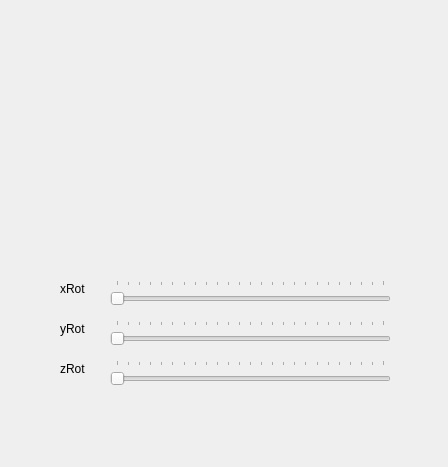
<?xml version="1.0" encoding="UTF-8"?>
<ui version="4.0">
 <class>Analyze3D</class>
 <widget class="QWidget" name="Analyze3D">
  <property name="geometry">
   <rect>
    <x>0</x>
    <y>0</y>
    <width>448</width>
    <height>467</height>
   </rect>
  </property>
  <property name="windowTitle">
   <string>Form</string>
  </property>
  <widget class="MyGLWidget" name="myGLWidget" native="true">
   <property name="geometry">
    <rect>
     <x>59</x>
     <y>60</y>
     <width>301</width>
     <height>191</height>
    </rect>
   </property>
  </widget>
  <widget class="QSlider" name="xRotSlider">
   <property name="geometry">
    <rect>
     <x>110</x>
     <y>280</y>
     <width>281</width>
     <height>29</height>
    </rect>
   </property>
   <property name="maximum">
    <number>360</number>
   </property>
   <property name="singleStep">
    <number>16</number>
   </property>
   <property name="pageStep">
    <number>15</number>
   </property>
   <property name="orientation">
    <enum>Qt::Horizontal</enum>
   </property>
   <property name="tickPosition">
    <enum>QSlider::TicksAbove</enum>
   </property>
   <property name="tickInterval">
    <number>15</number>
   </property>
  </widget>
  <widget class="QSlider" name="yRotSlider">
   <property name="geometry">
    <rect>
     <x>110</x>
     <y>320</y>
     <width>281</width>
     <height>29</height>
    </rect>
   </property>
   <property name="maximum">
    <number>360</number>
   </property>
   <property name="singleStep">
    <number>16</number>
   </property>
   <property name="pageStep">
    <number>15</number>
   </property>
   <property name="orientation">
    <enum>Qt::Horizontal</enum>
   </property>
   <property name="tickPosition">
    <enum>QSlider::TicksAbove</enum>
   </property>
   <property name="tickInterval">
    <number>15</number>
   </property>
  </widget>
  <widget class="QSlider" name="zRotSlider">
   <property name="geometry">
    <rect>
     <x>110</x>
     <y>360</y>
     <width>281</width>
     <height>29</height>
    </rect>
   </property>
   <property name="maximum">
    <number>360</number>
   </property>
   <property name="singleStep">
    <number>16</number>
   </property>
   <property name="pageStep">
    <number>15</number>
   </property>
   <property name="orientation">
    <enum>Qt::Horizontal</enum>
   </property>
   <property name="tickPosition">
    <enum>QSlider::TicksAbove</enum>
   </property>
   <property name="tickInterval">
    <number>15</number>
   </property>
  </widget>
  <widget class="QLabel" name="label">
   <property name="geometry">
    <rect>
     <x>60</x>
     <y>280</y>
     <width>41</width>
     <height>17</height>
    </rect>
   </property>
   <property name="text">
    <string>xRot</string>
   </property>
  </widget>
  <widget class="QLabel" name="label_2">
   <property name="geometry">
    <rect>
     <x>60</x>
     <y>320</y>
     <width>41</width>
     <height>17</height>
    </rect>
   </property>
   <property name="text">
    <string>yRot</string>
   </property>
  </widget>
  <widget class="QLabel" name="label_3">
   <property name="geometry">
    <rect>
     <x>60</x>
     <y>360</y>
     <width>41</width>
     <height>17</height>
    </rect>
   </property>
   <property name="text">
    <string>zRot</string>
   </property>
  </widget>
 </widget>
 <customwidgets>
  <customwidget>
   <class>MyGLWidget</class>
   <extends>QWidget</extends>
   <header>MyGLWidget.h</header>
   <container>1</container>
   <slots>
    <slot>setXRotation(int)</slot>
    <slot>setYRotation(int)</slot>
    <slot>setZRotation(int)</slot>
   </slots>
  </customwidget>
 </customwidgets>
 <resources/>
 <connections>
  <connection>
   <sender>xRotSlider</sender>
   <signal>valueChanged(int)</signal>
   <receiver>myGLWidget</receiver>
   <slot>setXRotation(int)</slot>
   <hints>
    <hint type="sourcelabel">
     <x>213</x>
     <y>284</y>
    </hint>
    <hint type="destinationlabel">
     <x>209</x>
     <y>240</y>
    </hint>
   </hints>
  </connection>
  <connection>
   <sender>yRotSlider</sender>
   <signal>valueChanged(int)</signal>
   <receiver>myGLWidget</receiver>
   <slot>setYRotation(int)</slot>
   <hints>
    <hint type="sourcelabel">
     <x>246</x>
     <y>332</y>
    </hint>
    <hint type="destinationlabel">
     <x>247</x>
     <y>245</y>
    </hint>
   </hints>
  </connection>
  <connection>
   <sender>zRotSlider</sender>
   <signal>valueChanged(int)</signal>
   <receiver>myGLWidget</receiver>
   <slot>setZRotation(int)</slot>
   <hints>
    <hint type="sourcelabel">
     <x>289</x>
     <y>400</y>
    </hint>
    <hint type="destinationlabel">
     <x>280</x>
     <y>239</y>
    </hint>
   </hints>
  </connection>
 </connections>
</ui>
